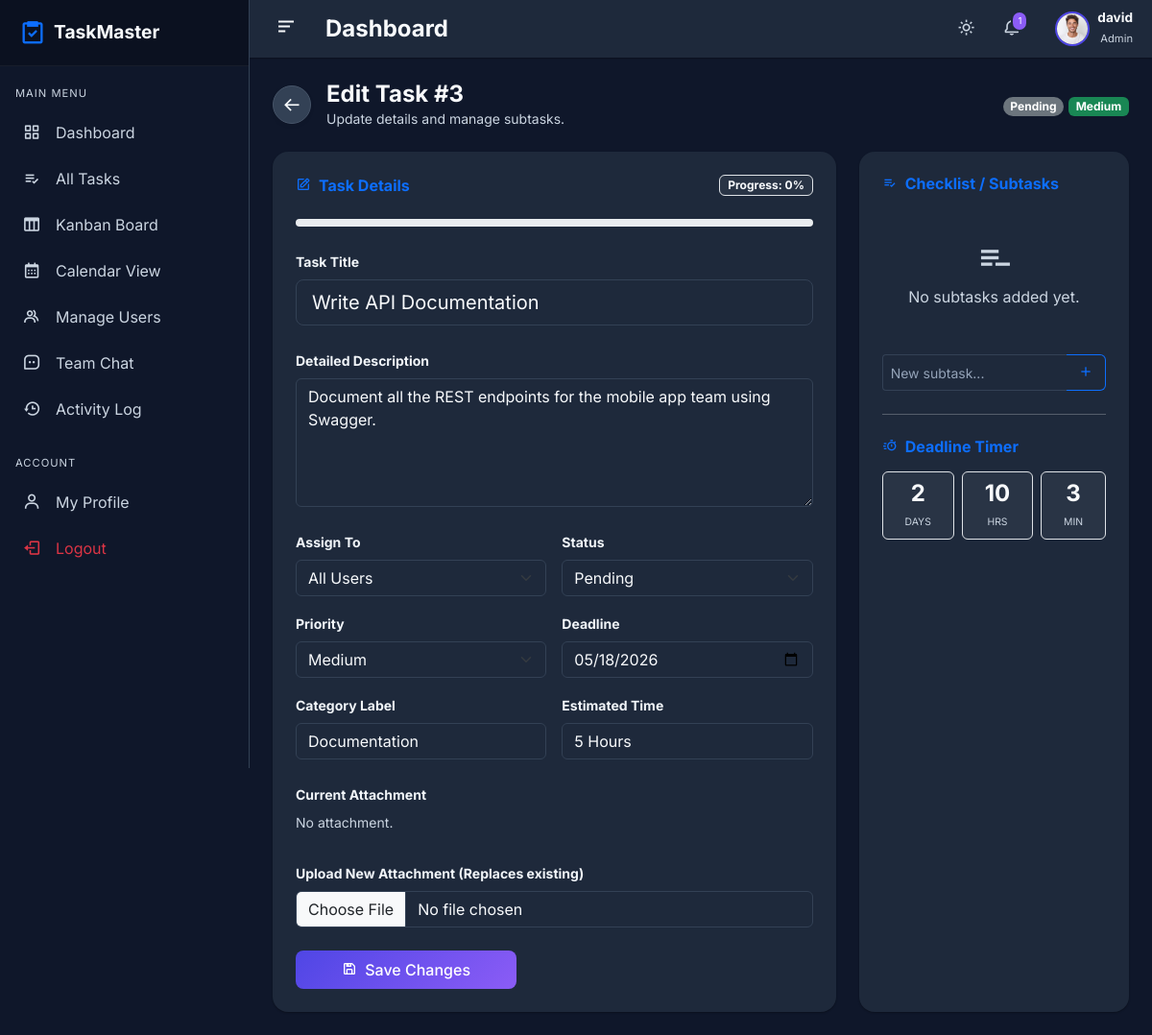
The page /admin/edit_task.php?id=3 (signed in) on the database its author committed.
### tables this page shows
CREATE TABLE `users` (
  `id` int(11) NOT NULL AUTO_INCREMENT,
  `full_name` varchar(100) NOT NULL,
  `username` varchar(50) NOT NULL,
  `email` varchar(100) NOT NULL,
  `password` varchar(255) NOT NULL,
  `role` enum('admin','user') NOT NULL DEFAULT 'user',
  `profile_picture` varchar(255) DEFAULT NULL,
  `bio` text DEFAULT NULL,
  `phone` varchar(20) DEFAULT NULL,
  `status` enum('active','inactive','banned') NOT NULL DEFAULT 'active',
  `remember_token` varchar(100) DEFAULT NULL,
  `last_login` datetime DEFAULT NULL,
  `created_at` timestamp NOT NULL DEFAULT current_timestamp(),
  PRIMARY KEY (`id`),
  UNIQUE KEY `username` (`username`),
  UNIQUE KEY `email` (`email`)
);

CREATE TABLE `tasks` (
  `id` int(11) NOT NULL AUTO_INCREMENT,
  `title` varchar(255) NOT NULL,
  `description` text DEFAULT NULL,
  `assigned_to` int(11) DEFAULT NULL,
  `created_by` int(11) NOT NULL,
  `priority` enum('Low','Medium','High','Urgent') NOT NULL DEFAULT 'Medium',
  `status` enum('Pending','In Progress','Review','Completed') NOT NULL DEFAULT 'Pending',
  `progress` int(11) NOT NULL DEFAULT 0,
  `deadline` date DEFAULT NULL,
  `category` varchar(50) DEFAULT NULL,
  `attachment` varchar(255) DEFAULT NULL,
  `estimated_time` varchar(50) DEFAULT NULL,
  `created_at` timestamp NOT NULL DEFAULT current_timestamp(),
  PRIMARY KEY (`id`),
  KEY `assigned_to` (`assigned_to`),
  KEY `created_by` (`created_by`),
  CONSTRAINT `tasks_ibfk_1` FOREIGN KEY (`assigned_to`) REFERENCES `users` (`id`) ON DELETE SET NULL,
  CONSTRAINT `tasks_ibfk_2` FOREIGN KEY (`created_by`) REFERENCES `users` (`id`) ON DELETE CASCADE
);

### admin/edit_task.php (the view, shortened to what this page needs)
<?php
require_once __DIR__ . '/../config/database.php';
$taskId = isset($_GET['id']) ? (int)$_GET['id'] : 0;
$stmt = $pdo->prepare("SELECT * FROM tasks WHERE id = ?");
$stmt->execute([$taskId]);
$stmt->execute([$taskId]);
$task = $stmt->fetch();
$clStmt = $pdo->prepare("SELECT * FROM task_checklists WHERE task_id = ? ORDER BY id ASC");
$clStmt->execute([$taskId]);
$checklists = $clStmt->fetchAll();
?>
<?php include __DIR__ . '/../includes/header.php'; ?>
<?php include __DIR__ . '/../includes/sidebar.php'; ?>
<div class="main-content">
    <?php include __DIR__ . '/../includes/navbar.php'; ?>
    <div class="container-fluid p-4" style="max-width: 1200px;">
        <div class="d-flex flex-column flex-md-row justify-content-between align-items-md-center mb-4 gap-3" data-aos="fade-down">
            <div class="d-flex align-items-center">
                <a href="tasks.php" class="btn btn-light rounded-circle shadow-sm me-3" style="width: 40px; height: 40px; display: flex; align-items: center; justify-content: center;"><i class='bx bx-arrow-back fs-5'></i></a>
                <div>
                    <h4 class="fw-bold mb-0">Edit Task #<?php echo $taskId; ?></h4>
                    <p class="text-muted small mb-0">Update details and manage subtasks.</p>
                </div>
            </div>
            <div>
                <?php echo status_badge($task['status']); ?>
                <?php echo priority_badge($task['priority']); ?>
            </div>
        </div>
        <div class="row g-4">
            <div class="col-lg-8" data-aos="fade-right">
                <form method="POST" action="" enctype="multipart/form-data" class="card-premium p-4 h-100">
                    <div class="d-flex justify-content-between align-items-center mb-4">
                        <h6 class="fw-bold text-primary mb-0"><i class='bx bx-edit me-2'></i>Task Details</h6>
                        <span class="badge bg-light border text-dark">Progress: <?php echo $task['progress']; ?>%</span>
                    </div>
                    <div class="progress mb-4" style="height: 8px; border-radius: 10px;">
                    </div>
                    <div class="mb-4">
                        <label class="form-label small fw-bold text-muted">Task Title</label>
                        <input type="text" name="title" class="form-control form-control-lg" value="<?php echo htmlspecialchars($task['title']); ?>" required>
                    </div>
                    <div class="mb-4">
                        <label class="form-label small fw-bold text-muted">Detailed Description</label>
                        <textarea name="description" class="form-control" rows="5"><?php echo htmlspecialchars($task['description']); ?></textarea>
                    </div>
                    <div class="row g-3 mb-4">
                        <div class="col-md-6">
                            <label class="form-label small fw-bold text-muted">Assign To</label>
                            <select name="assigned_to" class="form-select">
                                <option value="">All Users</option>
                            </select>
                        </div>
                        <div class="col-md-6">
                            <label class="form-label small fw-bold text-muted">Status</label>
                            <select name="status" class="form-select">
                                <option value="Pending" <?php echo $task['status'] == 'Pending' ? 'selected' : ''; ?>>Pending</option>
                            </select>
                        </div>
                        <div class="col-md-6">
                            <label class="form-label small fw-bold text-muted">Priority</label>
                            <select name="priority" class="form-select">
                                <option value="Medium" <?php echo $task['priority'] == 'Medium' ? 'selected' : ''; ?>>Medium</option>
                            </select>
                        </div>
                        <div class="col-md-6">
                            <label class="form-label small fw-bold text-muted">Deadline</label>
                            <input type="date" name="deadline" class="form-control" value="<?php echo htmlspecialchars($task['deadline']); ?>">
                        </div>
                        <div class="col-md-6">
                            <label class="form-label small fw-bold text-muted">Category Label</label>
                            <input type="text" name="category" class="form-control" value="<?php echo htmlspecialchars($task['category']); ?>">
                        </div>
                        <div class="col-md-6">
                            <label class="form-label small fw-bold text-muted">Estimated Time</label>
                            <input type="text" name="estimated_time" class="form-control" value="<?php echo htmlspecialchars($task['estimated_time']); ?>">
                        </div>
                    </div>
                    <div class="mb-4">
                        <label class="form-label small fw-bold text-muted">Current Attachment</label>
                        <?php if($task['attachment']): ?>
                            <div class="d-flex align-items-center p-2 border rounded bg-light">
                                <i class='bx bx-file fs-4 text-primary me-2'></i>
                                <a href="/demo/<?php echo htmlspecialchars($task['attachment']); ?>" target="_blank" class="text-decoration-none text-truncate flex-grow-1"><?php echo basename($task['attachment']); ?></a>
                            </div>
                        <?php else: ?>
                            <p class="text-muted small">No attachment.</p>
                        <?php endif; ?>
                        <label class="form-label small fw-bold text-muted mt-3">Upload New Attachment (Replaces existing)</label>
                        <input type="file" name="attachment" class="form-control">
                    </div>
                    <button type="submit" class="btn btn-primary-gradient px-5"><i class='bx bx-save me-1'></i> Save Changes</button>
                </form>
            </div>
            <div class="col-lg-4" data-aos="fade-left">
                <div class="card-premium p-4 h-100">
                    <h6 class="fw-bold mb-4 text-primary"><i class='bx bx-list-check me-2'></i>Checklist / Subtasks</h6>
                    <ul class="list-group list-group-flush mb-4">
                        <?php if(empty($checklists)): ?>
                            <li class="list-group-item text-center text-muted py-4 border-0">
                                <i class='bx bx-list-minus fs-1 mb-2'></i><br>No subtasks added yet.
                            </li>
                        <?php endif; ?>
                    </ul>
                    <form method="POST" action="">
                        <div class="input-group">
                            <input type="text" name="checklist_title" class="form-control form-control-sm border-end-0" placeholder="New subtask..." required>
                            <button class="btn btn-outline-primary border-start-0" type="submit"><i class='bx bx-plus'></i></button>
                        </div>
                    </form>
                    <?php if($task['deadline']): ?>
                    <hr class="my-4">
                    <h6 class="fw-bold mb-3 text-primary"><i class='bx bx-timer me-2'></i>Deadline Timer</h6>
                    <div id="countdown" class="d-flex justify-content-between text-center gap-2">
                        <div class="bg-light rounded p-2 flex-grow-1 border"><h4 class="fw-bold mb-0 text-dark" id="cd-days">--</h4><small class="text-muted" style="font-size:0.65rem;">DAYS</small></div>
                        <div class="bg-light rounded p-2 flex-grow-1 border"><h4 class="fw-bold mb-0 text-dark" id="cd-hours">--</h4><small class="text-muted" style="font-size:0.65rem;">HRS</small></div>
                        <div class="bg-light rounded p-2 flex-grow-1 border"><h4 class="fw-bold mb-0 text-dark" id="cd-mins">--</h4><small class="text-muted" style="font-size:0.65rem;">MIN</small></div>
                    </div>
                    <?php endif; ?>
                </div>
            </div>
        </div>
    </div>
</div>
<?php include __DIR__ . '/../includes/footer.php'; ?>

### includes/navbar.php (shortened to what this page needs)
<?php
$currentUser = get_current_user_data($pdo);
$pageTitles = [
    'dashboard.php' => 'Dashboard',
    'tasks.php' => 'Task Management',
    'kanban.php' => 'Kanban Board',
    'calendar.php' => 'Calendar View',
    'users.php' => 'User Management',
    'activity_log.php' => 'Activity History',
    'chat' => 'Team Chat',
    'my_tasks.php' => 'My Assigned Tasks',
    'profile.php' => 'My Profile'
];
$title = $pageTitles[$current_page] ?? 'Dashboard';
$userId = $_SESSION['user_id'];
$notifCountStmt = $pdo->prepare("SELECT COUNT(*) FROM notifications WHERE user_id = ? AND is_read = 0");
$notifCountStmt->execute([$userId]);
$unreadCount = $notifCountStmt->fetchColumn();
?>
<nav class="top-navbar">
    <div class="navbar-left">
        <button type="button" id="sidebarCollapse" title="Toggle Sidebar">
            <i class='bx bx-menu-alt-left'></i>
        </button>
        <h4 class="mb-0 ms-2 fw-bold d-none d-md-block"><?php echo htmlspecialchars($title); ?></h4>
    </div>
    <div class="navbar-right">
        <div class="nav-icon-btn me-2" id="theme-toggle" data-bs-toggle="tooltip" data-bs-placement="bottom" title="Toggle Dark Mode">
            <i class='bx bx-moon'></i>
        </div>
        <div class="nav-icon-btn me-3 position-relative dropdown" data-bs-toggle="tooltip" data-bs-placement="bottom" title="Notifications">
            <div data-bs-toggle="dropdown" aria-expanded="false" style="cursor: pointer;" id="bellIcon">
                <?php if($unreadCount > 0): ?>
                    <span class="notification-badge" id="notifBadge"><?php echo $unreadCount; ?></span>
                <?php endif; ?>
            </div>
        </div>
        <div class="dropdown">
            <div class="d-flex align-items-center" style="cursor: pointer;" data-bs-toggle="dropdown" aria-expanded="false">
                <img src="/demo/<?php echo htmlspecialchars(get_profile_picture($currentUser['profile_picture'] ?? '')); ?>" alt="Profile" class="rounded-circle zoom-hover object-fit-cover" width="36" height="36" style="border: 2px solid var(--primary-color);">
                <div class="ms-2 d-none d-sm-block text-end">
                    <p class="mb-0 fw-bold" style="font-size: 0.85rem; line-height: 1.2;"><?php echo htmlspecialchars($currentUser['full_name'] ?? 'User'); ?></p>
                    <small class="text-muted" style="font-size: 0.7rem;"><?php echo htmlspecialchars(ucfirst($currentUser['role'] ?? 'user')); ?></small>
                </div>
            </div>
        </div>
    </div>
</nav>

### includes/functions.php (shortened to what this page needs)
<?php
function is_logged_in() {
    return isset($_SESSION['user_id']);
}
function get_current_user_data($pdo) {
    $stmt = $pdo->prepare("SELECT * FROM users WHERE id = ?");
    $stmt->execute([$_SESSION['user_id']]);
    return $stmt->fetch();
}
function get_profile_picture($path) {
    return $path;
}
function status_badge($status) {
    $classes = [
        'Pending' => 'bg-secondary',
        'In Progress' => 'bg-primary',
        'Review' => 'bg-warning text-dark',
        'Completed' => 'bg-success'
    ];
    $class = $classes[$status] ?? 'bg-secondary';
    return '<span class="badge rounded-pill ' . $class . '">' . htmlspecialchars($status) . '</span>';
}
function priority_badge($priority) {
    $classes = [
        'Low' => 'bg-info text-dark',
        'Medium' => 'bg-success',
        'High' => 'bg-warning text-dark',
        'Urgent' => 'bg-danger'
    ];
    $class = $classes[$priority] ?? 'bg-secondary';
    return '<span class="badge ' . $class . '">' . htmlspecialchars($priority) . '</span>';
}
?>

### rows shown on the page
users: profile_picture (picture), full_name "david", role "Admin"
tasks: status "Pending", priority "Medium", progress "0", title "Write API Documentation", description "Document all the REST endpoints for the mobile app team using Swagger.", deadline "05/18/2026", category "Documentation", estimated_time "5 Hours"

### other values the page prints
$title "Dashboard"
$unreadCount "1"
$taskId "3"
